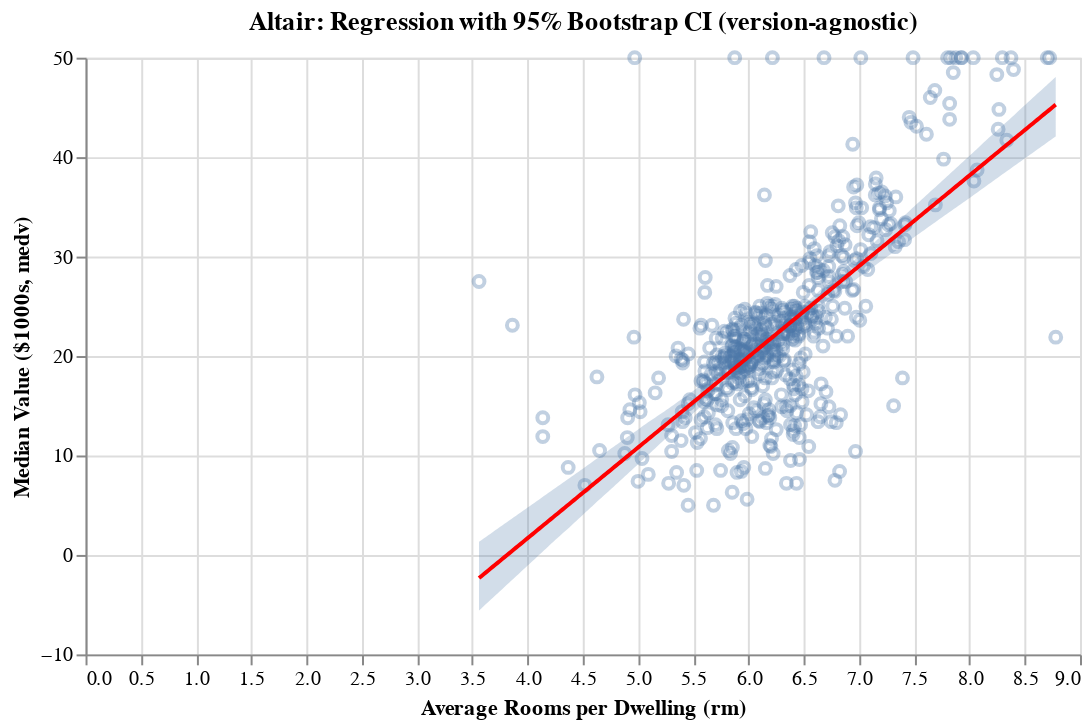

Source (notebook cell):
### Code cell
import numpy as np
import pandas as pd
import altair as alt

alt.data_transformers.disable_max_rows()

# Bootstrap a linear fit to get a CI band, independent of Altair version
rng = np.random.default_rng(0)
xs = np.linspace(df['rm'].min(), df['rm'].max(), 250)
B = 600  # number of bootstrap resamples

preds = np.empty((B, xs.size))
for b in range(B):
    sample = df.sample(len(df), replace=True, random_state=b)
    # simple linear fit y = a*rm + b
    a, b0 = np.polyfit(sample['rm'].values, sample['medv'].values, 1)
    preds[b, :] = a*xs + b0

band = pd.DataFrame({
    'rm': xs,
    'y_mean': preds.mean(axis=0),
    'y_low':  np.percentile(preds, 2.5, axis=0),
    'y_high': np.percentile(preds, 97.5, axis=0)
})

points = alt.Chart(df).mark_point(opacity=0.35).encode(
    x=alt.X('rm', title='Average Rooms per Dwelling (rm)'),
    y=alt.Y('medv', title='Median Value ($1000s, medv)'),
    tooltip=['rm','medv']
)

band_area = alt.Chart(band).mark_area(opacity=0.25).encode(
    x='rm',
    y='y_low',
    y2='y_high'
)

mean_line = alt.Chart(band).mark_line(color='red', size=2).encode(
    x='rm',
    y='y_mean'
)

(points + band_area + mean_line).properties(
    title='Altair: Regression with 95% Bootstrap CI (version-agnostic)',
    width=500, height=300
)

### Figure 1 — Vega-Lite specification as saved in the notebook (floating-point values rounded to 4 significant figures; data arrays with more than 128 entries replaced by an {"elided": "..."} marker saying what was removed)
{"config": {"view": {"continuousWidth": 300, "continuousHeight": 300}}, "layer": [{"data": {"name": "data-e07cc682e6229e980cc34d988cc49229"}, "mark": {"type": "point", "opacity": 0.35}, "encoding": {"tooltip": [{"field": "rm", "type": "quantitative"}, {"field": "medv", "type": "quantitative"}], "x": {"field": "rm", "title": "Average Rooms per Dwelling (rm)", "type": "quantitative"}, "y": {"field": "medv", "title": "Median Value ($1000s, medv)", "type": "quantitative"}}}, {"data": {"name": "data-9c49c76bbb147546176bf8bc52f2445e"}, "mark": {"type": "area", "opacity": 0.25}, "encoding": {"x": {"field": "rm", "type": "quantitative"}, "y": {"field": "y_low", "type": "quantitative"}, "y2": {"field": "y_high"}}}, {"data": {"name": "data-9c49c76bbb147546176bf8bc52f2445e"}, "mark": {"type": "line", "color": "red", "size": 2}, "encoding": {"x": {"field": "rm", "type": "quantitative"}, "y": {"field": "y_mean", "type": "quantitative"}}}], "height": 300, "title": "Altair: Regression with 95% Bootstrap CI (version-agnostic)", "width": 500, "$schema": "https://vega.github.io/schema/vega-lite/v5.20.1.json", "datasets": {"data-e07cc682e6229e980cc34d988cc49229": {"elided": "506 records"}, "data-9c49c76bbb147546176bf8bc52f2445e": {"elided": "250 records"}}}
